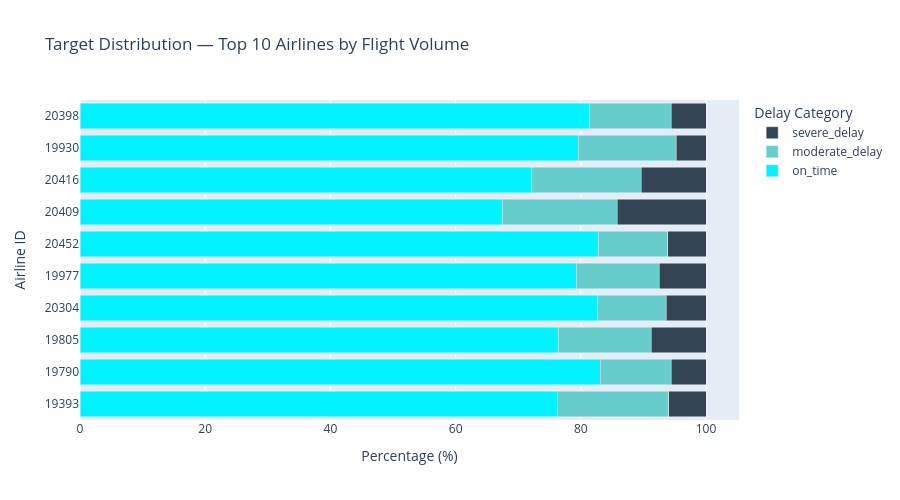

Source (notebook cell):
### Markdown cell above
### Distribuição do target por Top 10 Companhias Aeras com mais voos

### Code cell
order = ['on_time', 'moderate_delay', 'severe_delay']
colors = {'on_time': '#00F3FF', 'moderate_delay': '#66CCCC', 'severe_delay': '#334455'}

# Filter for the top 10 airlines by flight volume
top10_airlines = df['OP_CARRIER_AIRLINE_ID'].value_counts().head(10).index
df_top10 = df[df['OP_CARRIER_AIRLINE_ID'].isin(top10_airlines)]

# Calculate the percentage of each delay category per airline
airline_pct = pd.crosstab(
    index=df_top10['OP_CARRIER_AIRLINE_ID'],
    columns=df_top10['ARR_DELAY_CATEGORY'],
    normalize='index'
) * 100

# Sort airlines by flight volume (most flights on top)
volume_order = df_top10['OP_CARRIER_AIRLINE_ID'].value_counts().index
airline_pct = airline_pct.reindex(volume_order)

fig = go.Figure()
for category in order:
    fig.add_trace(go.Bar(
        y=airline_pct.index.astype(str),
        x=airline_pct[category],
        name=category,
        marker_color=colors[category],
        orientation='h'
    ))

fig.update_layout(
    barmode='stack',
    title='Target Distribution — Top 10 Airlines by Flight Volume',
    xaxis_title='Percentage (%)',
    yaxis_title='Airline ID',
    height=500,
    width=900,
    legend_title='Delay Category'
)
fig.show()

### Figure 1 — Plotly figure (JSON) as saved in the notebook; plotly's stock layout.template omitted (floating-point values rounded to 4 significant figures)
{"data": [{"marker": {"color": "#00F3FF"}, "name": "on_time", "orientation": "h", "type": "bar", "x": [76.24, 83.13, 76.35, 82.71, 79.24, 82.81, 67.46, 72.17, 79.57, 81.44], "y": ["19393", "19790", "19805", "20304", "19977", "20452", "20409", "20416", "19930", "20398"]}, {"marker": {"color": "#66CCCC"}, "name": "moderate_delay", "orientation": "h", "type": "bar", "x": [17.81, 11.28, 14.93, 10.92, 13.26, 11.1, 18.32, 17.5, 15.63, 12.97], "y": ["19393", "19790", "19805", "20304", "19977", "20452", "20409", "20416", "19930", "20398"]}, {"marker": {"color": "#334455"}, "name": "severe_delay", "orientation": "h", "type": "bar", "x": [5.947, 5.585, 8.716, 6.376, 7.492, 6.087, 14.22, 10.33, 4.795, 5.581], "y": ["19393", "19790", "19805", "20304", "19977", "20452", "20409", "20416", "19930", "20398"]}], "layout": {"barmode": "stack", "height": 500, "legend": {"title": {"text": "Delay Category"}}, "title": {"text": "Target Distribution — Top 10 Airlines by Flight Volume"}, "width": 900, "xaxis": {"title": {"text": "Percentage (%)"}}, "yaxis": {"title": {"text": "Airline ID"}}}}
